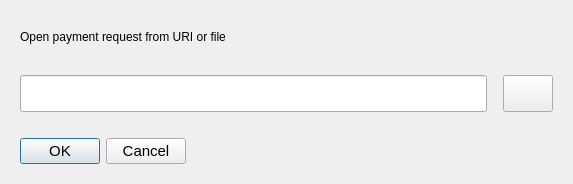
<?xml version="1.0" encoding="UTF-8"?>
<ui version="4.0">
 <class>OpenURIDialog</class>
 <widget class="QDialog" name="OpenURIDialog">
  <property name="geometry">
   <rect>
    <x>0</x>
    <y>0</y>
    <width>573</width>
    <height>184</height>
   </rect>
  </property>
  <property name="windowTitle">
   <string>Open URI</string>
  </property>
  <layout class="QVBoxLayout" name="verticalLayout">
   <property name="leftMargin">
    <number>20</number>
   </property>
   <property name="topMargin">
    <number>20</number>
   </property>
   <property name="rightMargin">
    <number>20</number>
   </property>
   <property name="bottomMargin">
    <number>20</number>
   </property>
   <item>
    <widget class="QLabel" name="labelOpenUriNote">
     <property name="text">
      <string>Open payment request from URI or file</string>
     </property>
    </widget>
   </item>
   <item>
    <layout class="QHBoxLayout" name="horizontalLayout">
     <property name="topMargin">
      <number>15</number>
     </property>
     <property name="bottomMargin">
      <number>20</number>
     </property>
     <item>
      <widget class="QValidatedLineEdit" name="uriEdit">
       <property name="minimumSize">
        <size>
         <width>0</width>
         <height>37</height>
        </size>
       </property>
      </widget>
     </item>
     <item>
      <spacer name="horizontalSpacer">
       <property name="orientation">
        <enum>Qt::Horizontal</enum>
       </property>
       <property name="sizeType">
        <enum>QSizePolicy::Fixed</enum>
       </property>
       <property name="sizeHint" stdset="0">
        <size>
         <width>10</width>
         <height>20</height>
        </size>
       </property>
      </spacer>
     </item>
     <item>
      <widget class="QPushButton" name="selectFileButton">
       <property name="minimumSize">
        <size>
         <width>50</width>
         <height>37</height>
        </size>
       </property>
       <property name="font">
        <font>
         <pointsize>8</pointsize>
        </font>
       </property>
       <property name="toolTip">
        <string>Select payment request file</string>
       </property>
       <property name="text">
        <string notr="true"/>
       </property>
       <property name="icon">
        <iconset resource="../bitcoin.qrc">
         <normaloff>:/icons/3dot</normaloff>:/icons/3dot</iconset>
       </property>
       <property name="autoDefault">
        <bool>false</bool>
       </property>
      </widget>
     </item>
    </layout>
   </item>
   <item>
    <layout class="QHBoxLayout" name="horizontalLayout_2">
     <item>
      <widget class="QDialogButtonBox" name="buttonBox">
       <property name="sizePolicy">
        <sizepolicy hsizetype="Fixed" vsizetype="Fixed">
         <horstretch>0</horstretch>
         <verstretch>0</verstretch>
        </sizepolicy>
       </property>
       <property name="font">
        <font>
         <pointsize>11</pointsize>
        </font>
       </property>
       <property name="layoutDirection">
        <enum>Qt::LeftToRight</enum>
       </property>
       <property name="orientation">
        <enum>Qt::Horizontal</enum>
       </property>
       <property name="standardButtons">
        <set>QDialogButtonBox::Cancel|QDialogButtonBox::Ok</set>
       </property>
      </widget>
     </item>
     <item>
      <spacer name="horizontalSpacer_2">
       <property name="orientation">
        <enum>Qt::Horizontal</enum>
       </property>
       <property name="sizeHint" stdset="0">
        <size>
         <width>40</width>
         <height>20</height>
        </size>
       </property>
      </spacer>
     </item>
    </layout>
   </item>
  </layout>
 </widget>
 <customwidgets>
  <customwidget>
   <class>QValidatedLineEdit</class>
   <extends>QLineEdit</extends>
   <header>qvalidatedlineedit.h</header>
  </customwidget>
 </customwidgets>
 <resources>
  <include location="../bitcoin.qrc"/>
 </resources>
 <connections>
  <connection>
   <sender>buttonBox</sender>
   <signal>accepted()</signal>
   <receiver>OpenURIDialog</receiver>
   <slot>accept()</slot>
   <hints>
    <hint type="sourcelabel">
     <x>248</x>
     <y>254</y>
    </hint>
    <hint type="destinationlabel">
     <x>157</x>
     <y>274</y>
    </hint>
   </hints>
  </connection>
  <connection>
   <sender>buttonBox</sender>
   <signal>rejected()</signal>
   <receiver>OpenURIDialog</receiver>
   <slot>reject()</slot>
   <hints>
    <hint type="sourcelabel">
     <x>316</x>
     <y>260</y>
    </hint>
    <hint type="destinationlabel">
     <x>286</x>
     <y>274</y>
    </hint>
   </hints>
  </connection>
 </connections>
</ui>
